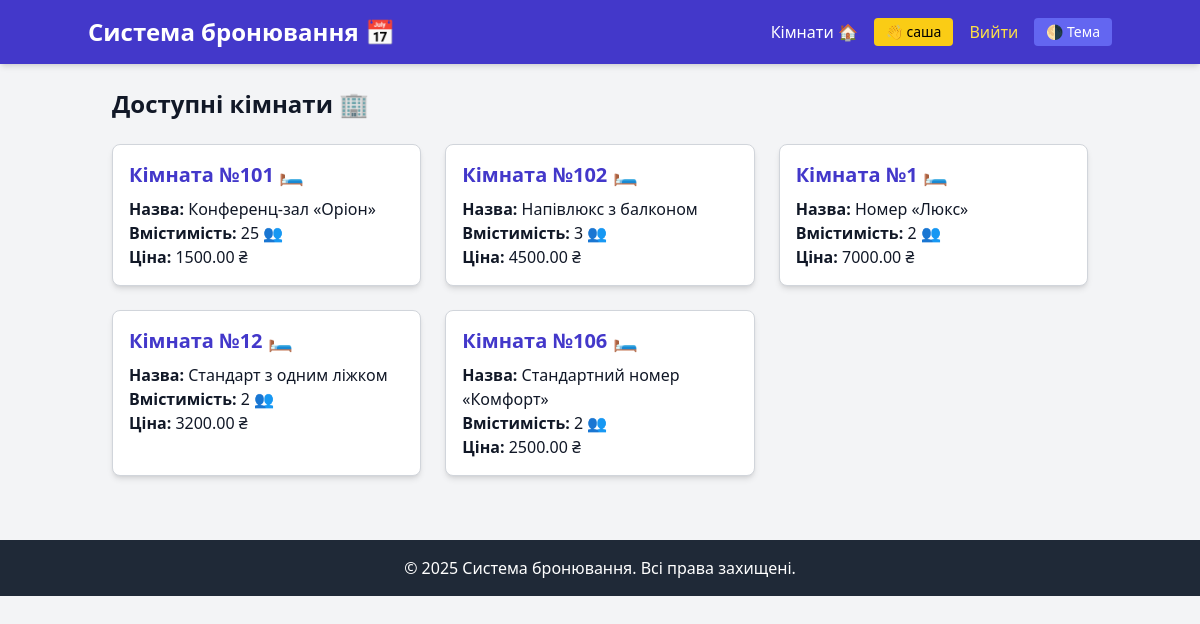
The page /rooms/ (signed in) on the database its author committed.
### booking/models.py (models this page shows, shortened)
class Location(models.Model):
    number = models.CharField(max_length=10 , default='N/A')  # номер локації
    title = models.CharField(max_length=100,unique=True)
    capacity = models.PositiveIntegerField()
    price = models.DecimalField(max_digits=6, decimal_places=2)
    description = models.TextField()
    created_at = models.DateTimeField(auto_now_add=True)
    is_active = models.BooleanField(default=True)
    image = models.ImageField(upload_to='room_images/', blank=True, null=True)
    class Meta:
        verbose_name = _('Location')
        verbose_name_plural = _('Locations')
        ordering = ['title']

### booking/views.py (the view)
# urls.py: path('rooms/', views.room_list, name='room_list'),
def room_list(request):
    rooms = Location.objects.all()
    return render(request, "room_list.html", {"rooms_list": rooms})

### templates/room_list.html
{% extends "base.html" %}
{% block content %}
    <h2 class="text-2xl font-bold mb-6 text-gray-900 dark:text-gray-100">Доступні кімнати 🏢</h2>
    <div class="grid grid-cols-1 md:grid-cols-2 lg:grid-cols-3 gap-6">
        {% for room in rooms_list %}
            <a href="{% url 'location_detail' room.pk %}"
               class="block bg-white text-gray-900 shadow-md rounded-lg p-4 border border-gray-300 hover:bg-indigo-100 dark:bg-gray-800 dark:text-gray-100 dark:border-gray-700 dark:hover:bg-indigo-700 transition">
                <h3 class="text-xl font-semibold text-indigo-700 dark:text-indigo-400 mb-2">Кімната №{{ room.number }} 🛏️</h3>
                <p><strong>Назва:</strong> {{ room.title }}</p>
                <p><strong>Вмістимість:</strong> {{ room.capacity }} 👥</p>
                <p><strong>Ціна:</strong> {{ room.price }} ₴</p>
            </a>
        {% empty %}
            <p class="text-gray-700 dark:text-gray-300">Немає доступних кімнат.</p>
        {% endfor %}
    </div>
{% endblock %}

### templates/base.html (shortened to what this page needs)
<!DOCTYPE html>
<html lang="uk" class="">
<head>
    <script src="https://cdn.tailwindcss.com"></script>
</head>
<body class="bg-gray-100 text-gray-800 dark:bg-gray-900 dark:text-gray-100 transition-colors duration-300">
    <header class="bg-indigo-700 text-white p-4 shadow-md dark:bg-indigo-900">
        <div class="container mx-auto flex justify-between items-center">
            <h1 class="text-2xl font-bold">Система бронювання 📅</h1>
            <nav class="space-x-4 flex items-center">
                <a href="{% url 'room_list' %}" class="hover:underline">Кімнати 🏠</a>
                {% if user.is_authenticated %}
                    <a href="{% url 'profile' %}"
                       class="text-sm bg-yellow-400 text-black px-3 py-1 rounded hover:bg-yellow-500 transition inline-block">
                        👋 {{ user.username }}
                    </a>
                    <form action="{% url 'logout' %}" method="post" class="inline ml-4">
                        <button type="submit" class="text-yellow-300 hover:text-yellow-400">Вийти</button>
                    </form>
                {% else %}
                    <a href="{% url 'login' %}" class="hover:underline text-green-200">Увійти 🔐</a>
                    <a href="{% url 'register' %}" class="hover:underline text-yellow-200">Реєстрація ✍️</a>
                {% endif %}
                <button id="toggle-theme"
                        class="ml-4 px-3 py-1 text-sm bg-indigo-500 text-white rounded hover:bg-indigo-600 transition">
                    🌗 Тема
                </button>
            </nav>
        </div>
    </header>
    <main class="container mx-auto p-6">
        {% block content %}
        {% endblock %}
    </main>
    <footer class="bg-gray-800 text-white text-center p-4 mt-10 dark:bg-gray-900">
        &copy; 2025 Система бронювання. Всі права захищені.
    </footer>
</body>
</html>

### rows shown on the page
Location: number "101", title "Конференц-зал «Оріон»", capacity "25", price "1500.00"
Location: number "102", title "Напівлюкс з балконом", capacity "3", price "4500.00"
Location: number "1", title "Номер «Люкс»", capacity "2", price "7000.00"
Location: number "12", title "Стандарт з одним ліжком", capacity "2", price "3200.00"
Location: number "106", title "Стандартний номер «Комфорт»", capacity "2", price "2500.00"

### other values the page prints
{{ user.username }} "саша"
